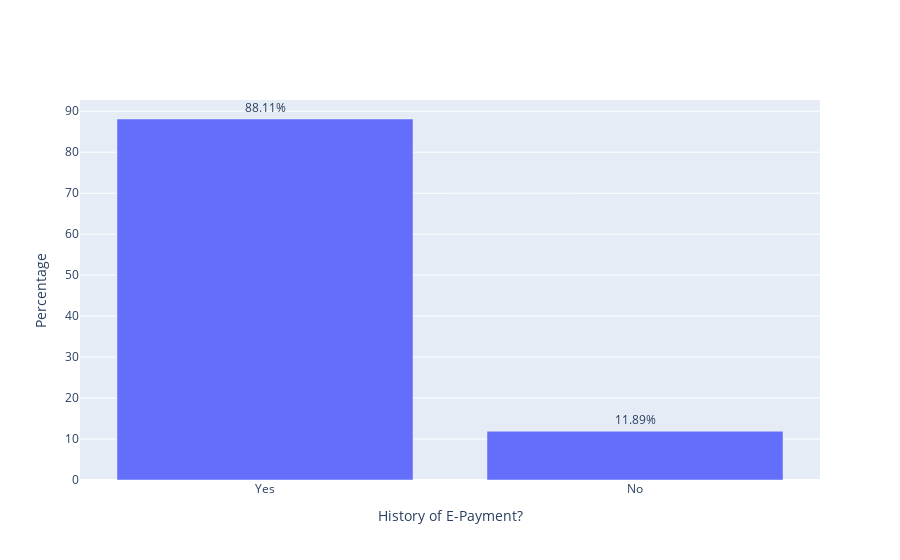

Notebook code for this chart:
### Code cell
tmp_dict = {"Yes" : tmp_col.sum(), "No" : 286 - tmp_col.sum()}

tmp_df = pd.DataFrame(pd.Series(tmp_dict)).T
tmp_df.iloc[0, :] = tmp_df.iloc[0, :] / tmp_df.iloc[0, :].sum() * 100.0
show_bar_graph_percentage(tmp_df, "", "History of E-Payment?", "Y Axis", "Percentage")

### Figure 1 — Plotly figure (JSON) as saved in the notebook; plotly's stock layout.template omitted (floating-point values rounded to 4 significant figures)
{"data": [{"name": "0", "textposition": "outside", "texttemplate": "%{value:.2f}%", "type": "bar", "x": ["Yes", "No"], "y": [88.11, 11.89]}], "layout": {"legend": {"title": {"text": "Y Axis"}}, "xaxis": {"title": {"text": "History of E-Payment?"}}, "yaxis": {"title": {"text": "Percentage"}}}}
